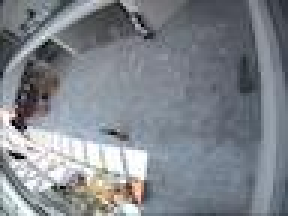
#> input picture frames2/Walk1000.jpg, 96 x 72 px, given in place of Walk1001.jpg, which was not available (shown 3 times larger); the run also reads 1 picture not shown here
$ python main_test_labeling.py
#> lines starting #> are read from the running program, lines starting #| are printed output that depends on the picture; pictures that were not available may be replaced by others from this repository, and a replacement may not be noted
#> further down, first_frame is the input picture: shape (72, 96, 3); mean R, G, B 128.4, 133.3, 140.2
### bg_modelling/gaussian_mix/gaussian_mix_vectorized.py
import numpy as np
import PIL.Image
from matplotlib import pyplot as plt
from matplotlib.animation import ArtistAnimation
#from save_frames import save_frames

class GMM:
    def __init__(self, frame1):
        self.K = 4
        self.D = 3

        self.lamb = 2.5
        self.T = 0.8
        self.alpha = 1.0/600
        self.sigma_init = 0.015
        self.w_init = 0.1

        self.my = np.zeros((frame1.shape[0], frame1.shape[1], self.K, self.D))
        self.sigma_squared = self.sigma_init * np.ones((frame1.shape[0], frame1.shape[1], self.K, self.D))
        self.sigma_init_squared = np.array((self.sigma_init, self.sigma_init, self.sigma_init))
        self.w = np.ones((frame1.shape[0], frame1.shape[1], self.K)) / self.K
        self.p = np.zeros((frame1.shape[0], frame1.shape[1], self.K))

        self.B_hat = np.zeros((frame1.shape[0], frame1.shape[1]))
        self.p

        #Shadow variables
        self.darkness_thresh = np.array([0.5, 0.90])
        self.chrominance_thresh = 0.04
        self.Sp = np.zeros((frame1.shape[0], frame1.shape[1]))

        # Initialize all mean's with pixel values from first frame
        for k in range(self.K):
            self.my[:, :, k] = frame1

    def next(self, frame):
        dk_squares = np.sum(np.power(frame[:, :, np.newaxis, :] - self.my, 2) / self.sigma_squared, axis=3)
#> dk_squares: shape (72, 96, 4) float64; every value is 0

        lamb_mask = np.sqrt(dk_squares) < self.lamb
#> lamb_mask: shape (72, 96, 4) bool; every value is 1

        no_matches = np.max(lamb_mask, axis=2) == False # All pixels that have 0 matches
#> no_matches: shape (72, 96) bool; every value is 0

        w_sigm = self.w / np.sqrt(np.linalg.norm(self.sigma_squared))
        w_filtered = w_sigm * lamb_mask # We don't want to find wk where dk are > lamb. Filter them.
#> w_filtered: shape (72, 96, 4) float64; every value is 0.12

        cols, rows = np.meshgrid(np.arange(frame.shape[1]), np.arange(frame.shape[0]))
        dims = np.argmax(w_filtered, axis=2) # Largest wk for every pixel. In range k={[0, K]}.
#> dims: shape (72, 96) int64; every value is 0

        dims[no_matches] = self.K-1 # Dims at these positions will be overwritten with init values at the end.

        self.w[rows, cols, dims] = (1 - self.alpha)*self.w[rows, cols, dims] + self.alpha
        self.p[rows, cols, dims] = self.alpha / self.w[rows,cols, dims]

        # Calculate my
        c1 = (1-self.p[rows, cols, dims, np.newaxis]) * self.my[rows, cols, dims, :]
        c2 = self.p[rows, cols, dims, np.newaxis]*frame
        self.my[rows, cols, dims] = c1 + c2

        # Calculate sigma_squared
        d1 = (1-self.p[rows, cols, dims, np.newaxis])*self.sigma_squared[rows, cols, dims]
#> d1: shape (72, 96, 3) float64; every value is 0.0149
        d2 = np.multiply((self.p[rows, cols, dims, np.newaxis]*(frame-self.my[rows, cols, dims])), (frame - self.my[rows, cols, dims]))
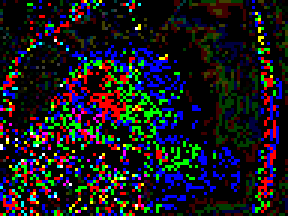
#> d2: shape (72, 96, 3) float64 (shown 3 times larger); mean of channels 0, 1, 2 8.01e-36, 8.01e-36, 9.69e-36; drawn with min black and max white
        self.sigma_squared[rows, cols, dims] = d1 + d2

        # Set no_matching variables to init values.
        m = self.K-1
        self.w[no_matches, m] = self.w_init
        self.my[no_matches, m] = frame[no_matches]
        self.sigma_squared[no_matches, m, :] = self.sigma_init_squared

        self.w = self.w / np.sum(self.w, axis=2)[:, :, np.newaxis]

        # Sort
        # Should this only be done for matching pixels???
        c = self.w / np.sqrt(np.linalg.norm(self.sigma_squared, axis=3))
        sorted_c = np.argsort(-c, axis=2) #-c to get descending order
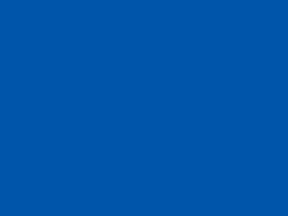
#> sorted_c: shape (72, 96, 4) int64 (shown 3 times larger); mean of channels 0, 1, 2, 3 0, 1, 2, 3; drawn with min black and max white
        self.w = np.take_along_axis(self.w, sorted_c, axis=-1)
        self.my = np.take_along_axis(self.my, sorted_c[:, :, :, np.newaxis], axis=2)
        self.sigma_squared = np.take_along_axis(self.sigma_squared, sorted_c[:, :, :, np.newaxis], axis=2)

        I = np.zeros((frame.shape[0], frame.shape[1], self.K))

        for k in range(self.K):
            I[:, :, k][np.sum(self.w[:,:, 0:k], axis=2) <= self.T] = 1
            I[:, :, k][np.sum(self.w[:,:, 0:k], axis=2) > self.T] = np.inf

        ## Segment it.
        B_hat = np.zeros((frame.shape[0], frame.shape[1]))

        dk_squares = np.sum(np.power(frame[:, :, None, :] - self.my, 2) / self.sigma_squared, axis=3)

        # Some values will be multiplied with inf, see above. This will make them > lamb
        dk_filtered = dk_squares * I

        B_hat = np.any(np.sqrt(dk_filtered) < self.lamb, axis=2)
#> B_hat: shape (72, 96) bool; every value is 1
        B_hat = B_hat.astype(np.uint8) # Convert to 0/1 instead of False/True

        return B_hat

    #Uses color model from Horprasert (ref from John Wood's thesis)
    # [33 lines left out: function shadow, not called in this run]

### HandlingData/FrameClass.py
# Frame class
# Contains box Objects.
# Supports the Root Class.
# Requires the Box to be imported.
import cv2
import numpy as np
from BoxClass import Box
from scipy.optimize import linear_sum_assignment


class Frame:

    def __init__(self, number=0, box_list=None, mask_file=False, rgb_file=False):
        if not box_list:
            self.__box_list = []
        self.__number = number
        self.__mask_file = mask_file
        self.__rgb_file = rgb_file

    def set_number(self, number):
        self.__number = number

    def get_number(self):
        return self.__number

    def get_file(self):
        return self.__mask_file

    def get_rgbfile(self):
        return self.__rgb_file

    def add_box(self, box):
        self.__box_list.append(box)

    def pop(self):
        if self.len() > 0:
            self.__box_list.pop()

    # [5 lines left out: function del_box, not called in this run]

    def get_all_boxes(self):
        return self.__box_list

    # [5 lines left out: function get_a_box, not called in this run]

    def len(self):
        return len(self.__box_list)

    # Sorts the list of boxes based on id number
    def sort_boxes(self):
        self.__box_list.sort(key = lambda x: x.get_id(), reverse = False)

    def print_all_xcenter(self):
        for i in range (0, self.len()):
            print(self.__box_list[i].get_xcenter())

    def print_all_id(self):
        for i in range (0, self.len()):
            print(self.__box_list[i].get_id())

    # [80 lines left out: functions get_id_list, get_unused_id, set_box_list, draw_boxes, get_score_matrix, search_for_matches and 1 more, not called in this run]

### main_test_labeling.py
import matplotlib
matplotlib.use('TkAgg')
import matplotlib.pyplot as plt
import sys
sys.path.append("bg_modelling/gaussian_mix")
sys.path.append("HandlingData")
sys.path.append("utils")
from gaussian_mix_vectorized import GMM
from morph_operations import get_mask
import numpy as np
import PIL.Image
from FrameClass import Frame
from BoxClass import Box
from RootClass import Root
from matplotlib.animation import FuncAnimation
import cv2

dataset_name = 'Walk1'
file_name1 = 'frames2/' + dataset_name + '{:03d}.jpg'.format(1)
first_frame = np.asarray(PIL.Image.open(file_name1))
first_frame = first_frame / 255.0
first_frame = first_frame.astype('float64')
gmm = GMM(first_frame)
B_hat = 1 -(gmm.next(first_frame))
binframe_prev = Frame()
start=30
stop=400

plt.set_cmap("gray")
ax1 = plt.subplot(111)
im1 = ax1.imshow(first_frame)

for i in range(start,stop):
    file_name = 'frames2/' + dataset_name + '{:03d}.jpg'.format(i)
    frame = np.asarray(PIL.Image.open(file_name))
    frame = frame / 255.0
    frame = frame.astype('float64')

    curr_bin_im = 1-(gmm.next(frame))
#> in next (call 2), `dk_squares = np.sum(np.power(frame[:, :, np.newaxis, :] - self.my, 2) ..`:
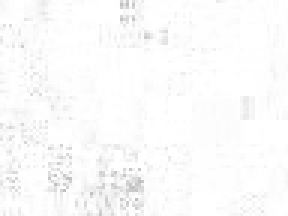
#> dk_squares: shape (72, 96, 4) float64 (shown 3 times larger); mean R, G, B, A 0.0518, 0.0514, 0.0514, 0.0514; transparent parts drawn white
#> in next (call 2), `d1 = (1-self.p[rows, cols, dims, np.newaxis])*self.sigma_squared[rows,..`: d1: shape (72, 96, 3) float64; every value is 0.0148
#> in next (call 2), `d2 = np.multiply((self.p[rows, cols, dims, np.newaxis]*(frame-self.my[..`:
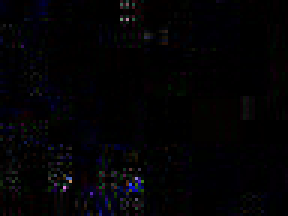
#> d2: shape (72, 96, 3) float64 (shown 3 times larger); mean of channels 0, 1, 2 1.54e-06, 1.32e-06, 2.18e-06; drawn with min black and max white
#> (the run stopped early here; a loop or call above may not have finished)
